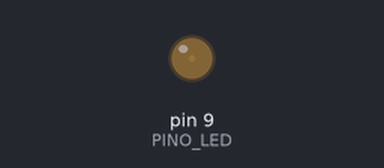
Recording of a sketch running on a simulated Arduino Uno, built with avr-gcc and run on an emulated ATmega328P. Parts: output pins drawn as LEDs (lit = HIGH).

Above: at 0.05 s.
At 0.95 s:
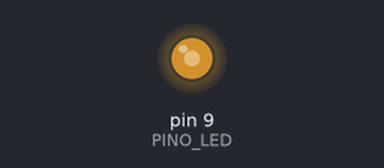
At 1.4 s:
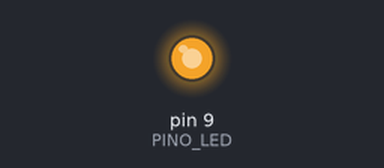
At 2.75 s:
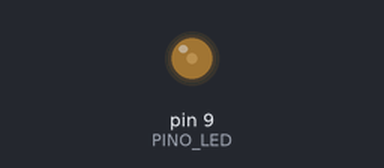
Timing chart, 0 to 7.0 s (numbered marks = the images above):
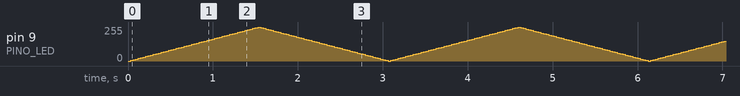

The sketch:

fade.ino
```cpp
// Configurando as variáveis úteis
int PINO_LED = 9;
int BRILHO = 0;
int VELOCIDADE_FADE = 5;

void setup()
{
    pinMode(PINO_LED, OUTPUT); // Configura o pino do led como output
}

void loop()
{
    analogWrite(PINO_LED, BRILHO);     // Coloca o valor do Brilho no pino da led.
    BRILHO = BRILHO + VELOCIDADE_FADE; // A cada ciclo o brilho aumenta

    if (BRILHO <= 0 || BRILHO >= 255) // Se o brilho chegar em um dos limites ele inverte o sinal da velocidade
    {
        VELOCIDADE_FADE = -VELOCIDADE_FADE;
    }

    delay(30); // Pro código rodar melhor é comum colocar um deley curto
}
```
